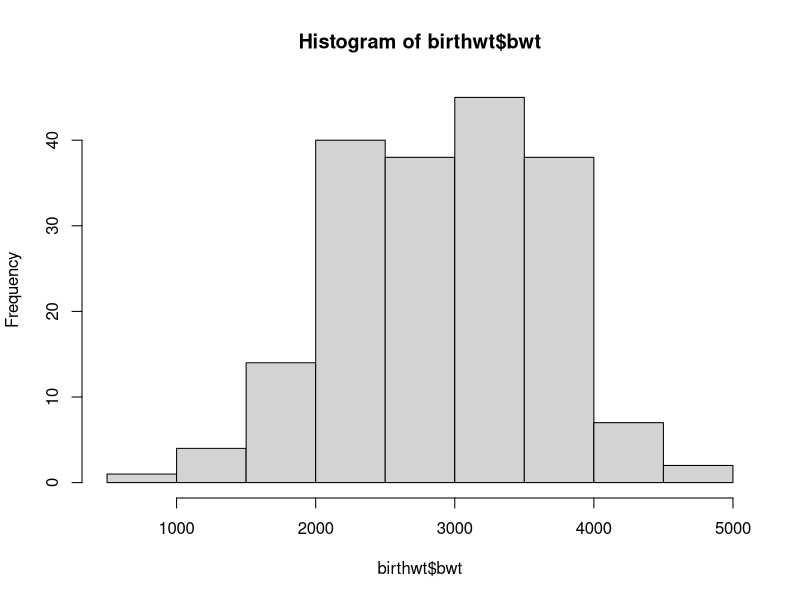
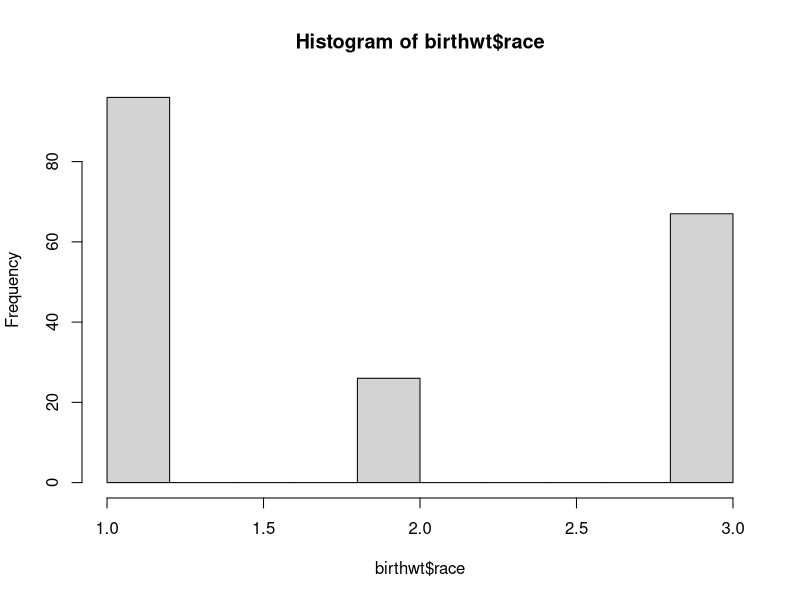
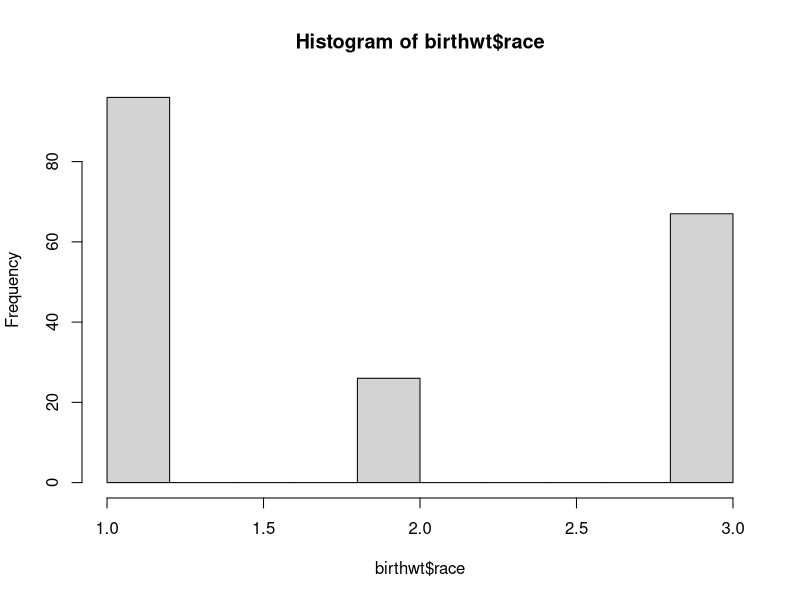

R code for these plots, in order:
## ---- chunk 1
knitr::opts_chunk$set(echo = TRUE)
data(birthwt, package = "MASS")
## ---- chunk 2
round(mean(birthwt$bwt))
## ---- chunk 3
hist(birthwt$bwt)
## ---- chunk 4
hist(birthwt$race)
## ---- chunk 5
hist(birthwt$race)
## ---- chunk 6
knitr::kable(head(birthwt))
## ---- chunk 7
knitr::kable(birthwt)
## ---- chunk 8
set.seed(1)
x<-rnorm(1e8)
## ---- chunk 9
mean(x)
